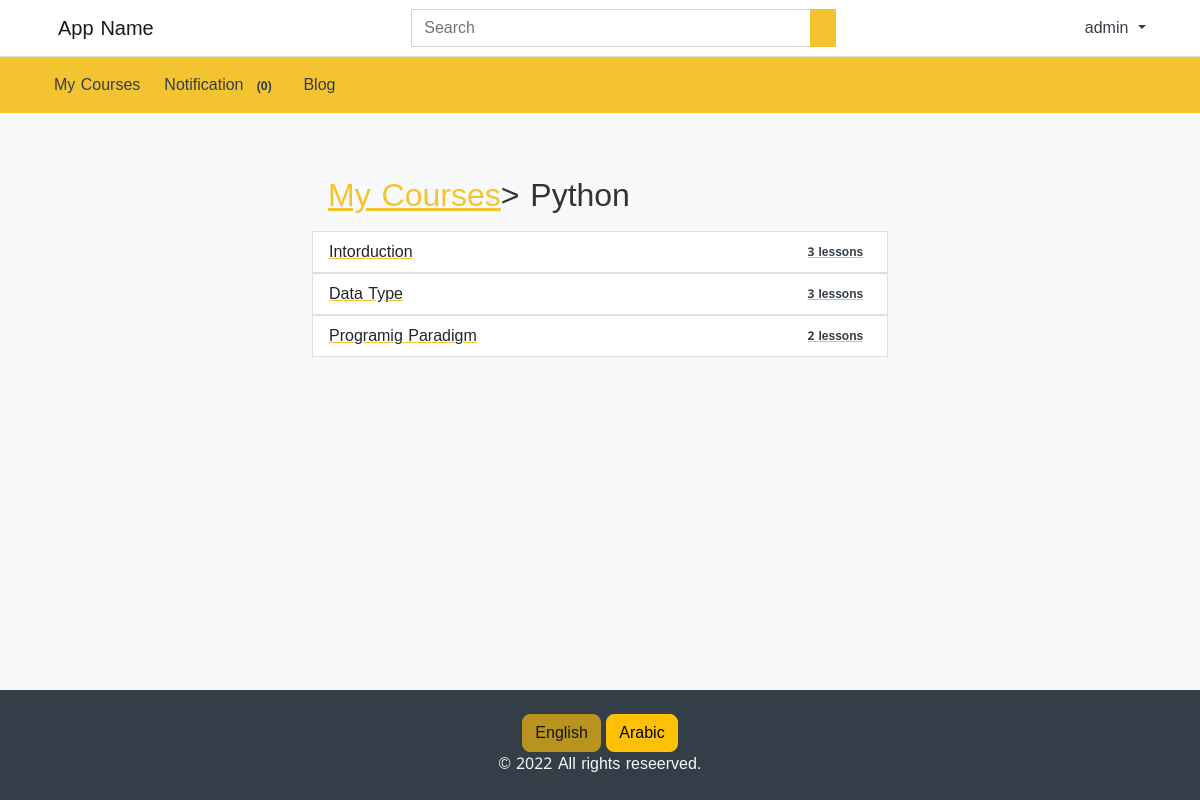
Page /en/course/sections/1/ (signed in) on the committed database.
### courses/models.py (models this page shows, shortened)
class Course(models.Model):
    name = models.CharField(_('Name'),max_length=155)
    name_en = models.CharField(_('Name_en'),max_length=155, blank=True, null=True)
    image = models.ImageField(_('Image'),upload_to='courses/')
    price = models.FloatField(_('Price'))
    short_description = models.TextField(_('Short_description'))
    short_description_en = models.TextField(_('Short_description_en'),blank=True, null=True)
    description = models.TextField(_('Description'))
    description_en = models.TextField(_('Description_en'), blank=True, null=True)
    info = models.TextField(_('Info'))
    info_en = models.TextField(_('Info_en'),blank=True, null=True)
    created_at = models.DateTimeField(auto_now_add=True)
    updated_at = models.DateTimeField(auto_now=True)
    class Meta:
        verbose_name = _('Course')
        verbose_name_plural = _('Courses')

class Section(models.Model):
    name = models.CharField(_('Name') ,max_length=155)
    name_en = models.CharField(_('Name_en') ,max_length=155, blank=True, null=True)
    course = models.ForeignKey(Course, on_delete=models.CASCADE)
    created_at = models.DateTimeField(auto_now_add=True)
    updated_at = models.DateTimeField(auto_now=True)
    class Meta:
        verbose_name = _('Section')
        verbose_name_plural = _('Sections')

### courses/views.py (the view)
# urls.py: path('course/sections/<int:cid>/', views.sections, name="Course_section"),
@login_required
def sections(request, cid):
    course = Course.objects.get(pk=cid)
    student = StudentCourses.objects.filter(user_id = request.user.id, course_id = course.id)
    if not student:
        return redirect('Courses_list')
    sections = Section.objects.select_related('course').filter(course=cid)
    return render(request, 'courses/sections.html', {
        'sections':sections,
        'course_name':course.name,
        'course_name_en':course.name_en
    })

### accounts/views.py (called while the page is built)
    def process_request(self, request):
        if request.user.is_authenticated:
            current_url = resolve(request.path_info).url_name
            if current_url== 'login' or current_url == 'register':
                return redirect('Courses_list')

### courses/custom_context_proccessor.py (called while the page is built)
def notifications(request):
    notifications = Notification.objects.select_related('lesson', 'comment', 'from_user').filter(to_user=request.user.username)
    un_seen = notifications.filter(is_seen=False).count()
    return {
        'notifications':notifications,
        'un_seen':un_seen
    }

### courses/templates/courses/sections.html
{% extends 'base.html' %}
{% load i18n %}
{% load my_filter %}
{% block content %}
{% get_current_language as LANGUAGE_CODE %}
<div class="container-fluid">
    <div class="row mt-5">
        <div class="col-md-6 offset-md-3">
          {% if LANGUAGE_CODE == 'ar' %}
          <div class="card-head">
            <h2 class="m-3 ">
                <a href="{% url 'MyCourses' %}">{% trans "My Courses" %}</a>>
                {{ course_name }}
            </h2>
            </div>
          <ul class="list-group">
              {% for section in sections %}
              <a href="{% url 'Course_section_lessons' section.id %}">
                <li class="list-group-item d-flex justify-content-between align-items-center">
                  {{section.name}}
                  <span class="badge badge-primary badge-pill text-secondary">{{section.lesson_set.count}} {% trans "lessons" %}</span>
              </li>
              </a>
              {% endfor %}
          </ul>
          {% else %}
          <div class="card-head">
            <h2 class="m-3 ">
                <a href="{% url 'MyCourses' %}">{% trans "My Courses" %}</a>>
                {{ course_name_en }}
            </h2>
            </div>
          <ul class="list-group">
              {% for section in sections %}
              <a href="{% url 'Course_section_lessons' section.id %}">
                <li class="list-group-item d-flex justify-content-between align-items-center">
                  {{section.name_en}}
                  <span class="badge badge-primary badge-pill text-secondary">{{section.lesson_set.count}} {% trans "lessons" %}</span>
              </li>
              </a>
              {% endfor %}
          </ul>
          {% endif %}
        </div>
      </div>
  </div>
{% endblock content %}

### courses/templates/partials/header.html (shortened to what this page needs)
{% load i18n %}
<nav class="navbar navbar-expand-lg navbar-light bg-white border-bottom">
    <div class="container">
      <a class="navbar-brand" href="/"> {% trans "App Name" %} </a>
      <div
        class="collapse navbar-collapse mt-2 mt-lg-0"
        id="navbarSupportedContent"
      >
        {% include 'partials/header_search.html' %}
        <ul class="navbar-nav my-2 my-lg-0">
          <li class="nav-item">
            {% if user.is_authenticated %}
            <li class="nav-item dropdown">
              <a class="nav-link dropdown-toggle" href="#" role="button" data-bs-toggle="dropdown" aria-expanded="false">
                {{ user.username }}
              </a>
            </li>
            {% else %}
            <li><a class="dropdown-item" href="{% url 'login' %}">{% trans "Login" %}</a></li>
            <li><a class="dropdown-item" href="{% url 'register' %}">{% trans "Register" %}</a></li>
            {% endif %}
          </li>
        </ul>
      </div>
    </div>
  </nav>
  <nav class="navbar navbar-expand-lg navbar-light bg-primary">
    <div class="container">
      <div
        class="collapse navbar-collapse mt-2 mt-lg-0"
        id="navbarSupportedContent"
      >
      <ul class="navbar-nav my-2 my-lg-0">
          {% if user.is_authenticated %}
            {% if user.studentcourses_set.count > 0 %}
            <li class="nav-item">
              <a class="nav-link mx-1" href="{% url 'MyCourses' %}" role="button">
                {% trans "My Courses" %}
              </a>
            </li>
            <li>
              <a class="nav-link mx-1" href="{% url 'notifications' %}" role="button">
              {% trans "Notification" %}
              <span class="badge badge-primary badge-pill text-secondary">({{ un_seen }})</span>
              </a>
            </li>
            {% endif %}
            <li class="nav-item">
              <a class="nav-link mx-1" href="{% url 'Posts_list' %}" role="button">
                {% trans "Blog" %}
              </a>
            </li>
          {% endif %}
        </ul>
      </div>
    </div>
  </nav>

### rows in the picture
Course: name_en "Python"
Section: name_en "Intorduction", lesson_set.count "3"
Section: name_en "Data Type", lesson_set.count "3"
Section: name_en "Programig Paradigm", lesson_set.count "2"

### other values in the picture
{{ user.username }} "admin"
{{ un_seen }} "0"
